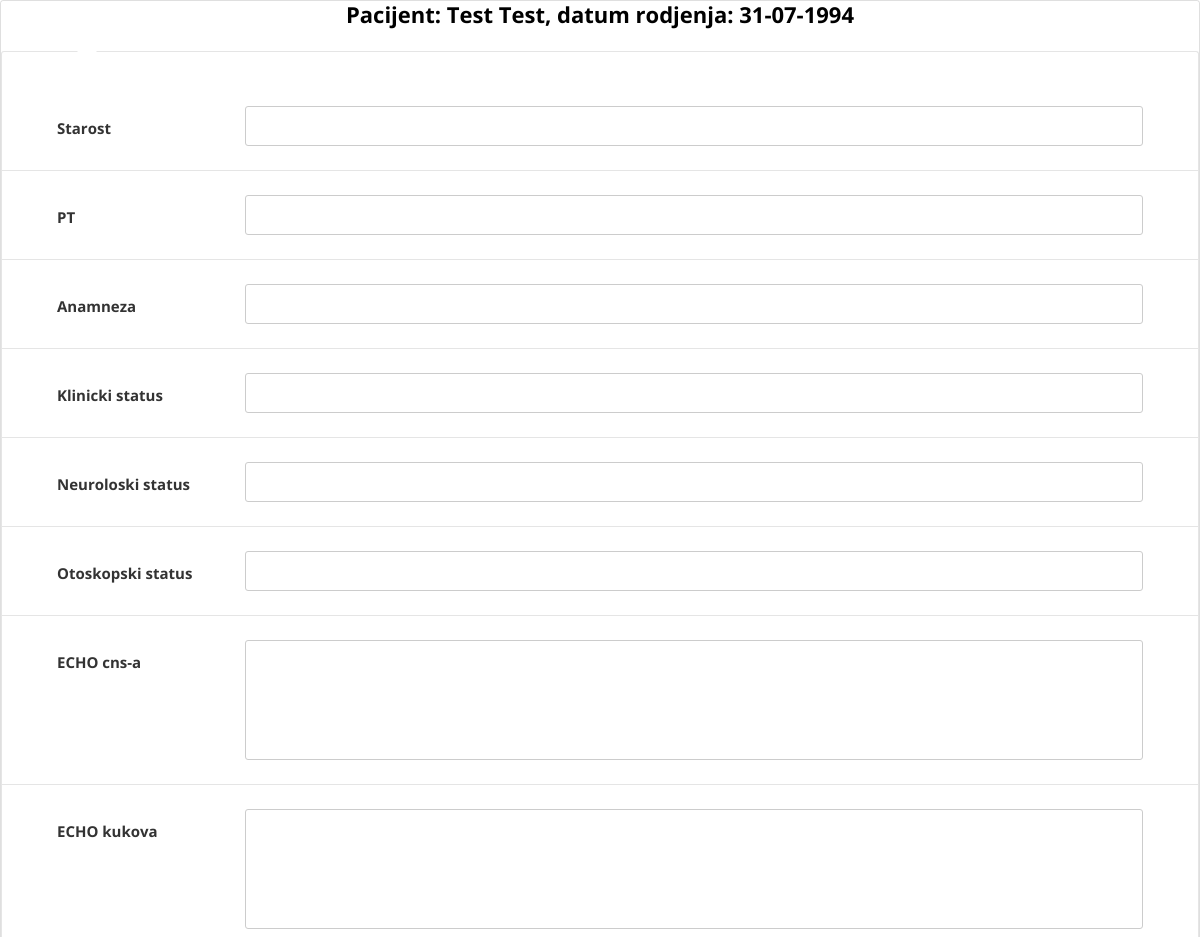
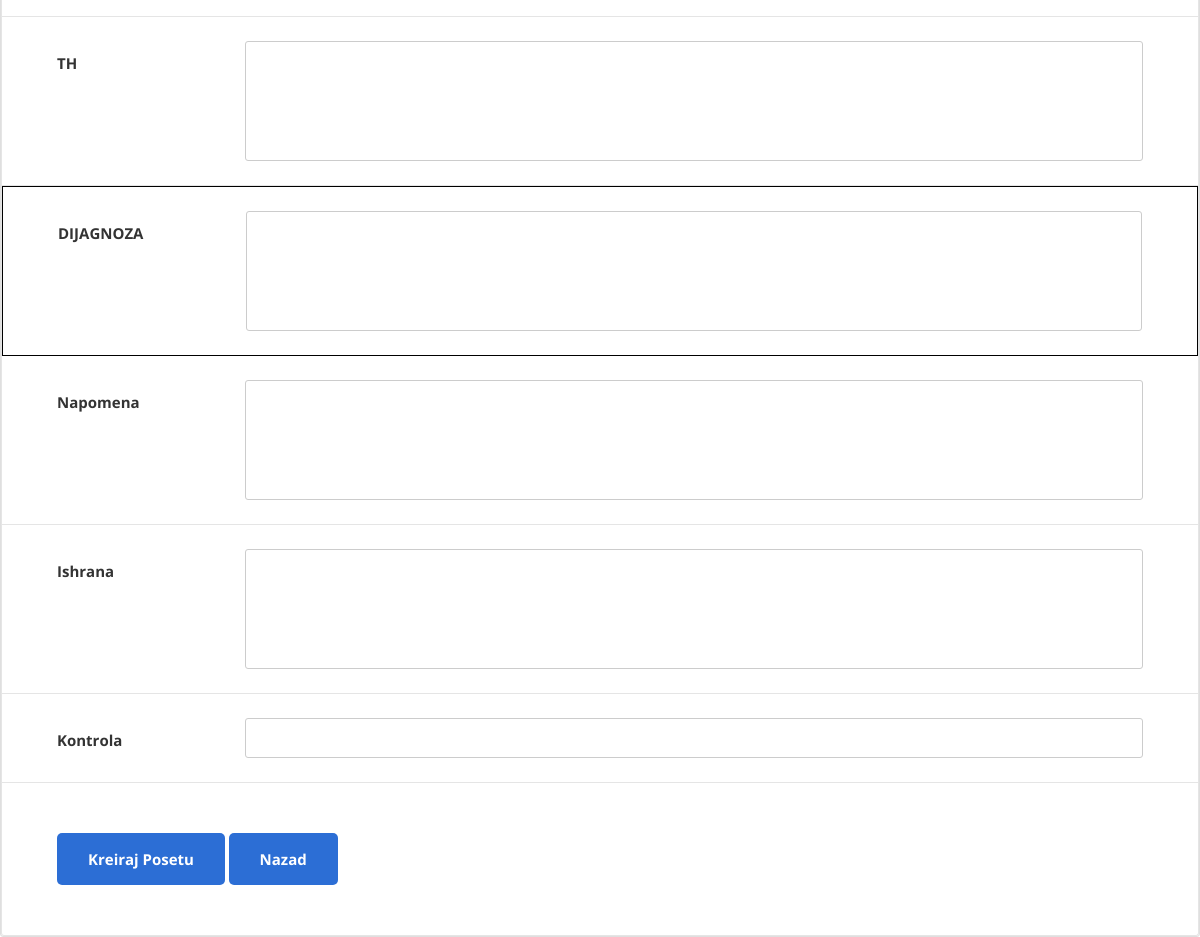
/novaPosetaSS.php?poseta=1, run on the app's committed database (2 pictures, top to bottom).
### tables this page shows
CREATE TABLE `pacijent` (
  `id_p` int(11) NOT NULL,
  `ime` varchar(255) NOT NULL,
  `prezime` varchar(255) NOT NULL,
  `datumRodjenja` date NOT NULL,
  `brojTelefona` varchar(30) NOT NULL,
  `adresa` varchar(50) NOT NULL,
  `ime_roditelja` varchar(250) NOT NULL
);

### novaPosetaSS.php (the view, shortened to what this page needs)
<?php
include "poseta.php";
if (isset($_GET['poseta'])) {
	$id_pacijenta_poseta = $_GET['poseta'];
	$upit="SELECT * FROM pacijent WHERE id_p=?";
	$stmt=$mysqli->prepare($upit);
	$stmt->bind_param("i",$id_pacijenta_poseta);
	$stmt->execute();
	$result=$stmt->get_result();
	$row=$result->fetch_assoc();
	$ime_pacijenta=$row['ime'];
	$prezime_pacijenta=$row['prezime'];
	$datum_pacijenta=$row['datumRodjenja'];
	$datum = date('d-m-Y',strtotime($datum_pacijenta));
}
?>
<!DOCTYPE html>
<html lang="en">
<head>
	<link href="library/bootstrap-5/bootstrap.min.css" rel="stylesheet" />
	<link href="css/maina.css" rel="stylesheet" media="all">
</head>
<body>
	<div class="page-wrapper">
		<div class="wrapper wrapper--w900">
			<div class="card card-6">
				<div class="card-heading">
					<h6 class="title" style="color:black; text-align:center; font-size:22px">Pacijent: <?php if (isset($ime_pacijenta) & isset($prezime_pacijenta) & isset($datum)) {
						echo $ime_pacijenta . " " . $prezime_pacijenta . ", datum rodjenja: " . $datum;
					} ?></h6>
				</div>
				<div class="card-body">
					<form method="POST" action="novaPosetaSS.php">
						<div class="form-row">
							<div class="name">Starost</div>
							<div class="value">
								<input class="input--style-6" type="text" name="starost">
							</div>
						</div>
						<div class="form-row">
							<div class="name">PT</div>
							<div class="value">
								<input class="input--style-6" type="text" name="pt">
							</div>
						</div>
						<div class="form-row">
							<div class="name">Anamneza</div>
							<div class="value">
								<input class="input--style-6" type="text" name="anamneza">
							</div>
						</div>
						<div class="form-row">
							<div class="name">Klinicki status</div>
							<div class="value">
								<input class="input--style-6" type="text" name="k_status">
							</div>
						</div>
						<div class="form-row">
							<div class="name">Neuroloski status</div>
							<div class="value">
								<input class="input--style-6" type="text" name="neuro_nal">
							</div>
						</div>
						<div class="form-row">
							<div class="name">Otoskopski status</div>
							<div class="value">
								<input class="input--style-6" type="text" name="otos_nal">
							</div>
						</div>
						<div class="form-row">
							<div class="name">ECHO cns-a</div>
							<div class="value">
								<div class="input-group">
									<textarea class="textarea--style-6" name="echo_cns" placeholder=""></textarea>
								</div>
							</div>
						</div>
						<div class="form-row">
							<div class="name">ECHO kukova</div>
							<div class="value">
								<div class="input-group">
									<textarea class="textarea--style-6" name="echo_kukova" placeholder=""></textarea>
								</div>
							</div>
						</div>
						<div class="form-row">
							<div class="name">TH</div>
							<div class="value">
								<div class="input-group">
									<textarea class="textarea--style-6" name="th" placeholder=""></textarea>
								</div>
							</div>
						</div>
						<div class="form-row" style="border:1px solid black;">
							<div class="name">DIJAGNOZA</div>
							<div class="value">
								<div class="input-group">
									<textarea class="textarea--style-6" name="pomocne_dg" placeholder=""></textarea>
								</div>
							</div>
							<br>
						</div>
						<div class="form-row">
							<div class="name">Napomena</div>
							<div class="value">
								<div class="input-group">
									<textarea class="textarea--style-6" name="napomena" placeholder=""></textarea>
								</div>
							</div>
						</div>
						<div class="form-row">
							<div class="name">Ishrana</div>
							<div class="value">
								<div class="input-group">
									<textarea class="textarea--style-6" name="ishrana" placeholder=""></textarea>
								</div>
							</div>
						</div>
						<div class="form-row">
							<div class="name">Kontrola</div>
							<div class="value">
								<input class="input--style-6" type="text" name="kontrola">
							</div>
						</div>
					</div>
					<div class="card-footer">
						<button class="btn btn--radius-2 btn--blue-2" name="kreiraj_posetu">Kreiraj posetu</button>
						<a href="doktor.php" class="btn btn--radius-2 btn--blue-2">Nazad</a>
					</div>
			</div>
		</div>
	</div>
</body>
</html>

### css/maina.css (style rules this page uses)
.form-row { display: -webkit-box; display: -webkit-flex; display: -moz-box; display: -ms-flexbox; display: flex; -webkit-flex-wrap: wrap; -ms-flex-wrap: wrap; flex-wrap: wrap; -webkit-box-align: start; -webkit-align-items: flex-start; -moz-box-align: start; -ms-flex-align: start; align-items: flex-start; padding: 24px 55px; border-bottom: 1px solid #e5e5e5; }
.form-row .name { width: 188px; color: #333; font-size: 15px; font-weight: 700; margin-top: 11px; }
.form-row .value { width: -webkit-calc(100% - 188px); width: -moz-calc(100% - 188px); width: calc(100% - 188px); }
html { -webkit-box-sizing: border-box; -moz-box-sizing: border-box; box-sizing: border-box; }
* { padding: 0; margin: 0; }
*, *:before, *:after { -webkit-box-sizing: inherit; -moz-box-sizing: inherit; box-sizing: inherit; }
body, h1, h2, h3, h4, h5, h6, blockquote, p, pre, dl, dd, ol, ul, figure, hr, fieldset, legend { margin: 0; padding: 0; }
button { outline: none; background: none; border: none; }
.page-wrapper { min-height: 100vh; }
body { font-family: "Open Sans", "Arial", "Helvetica Neue", sans-serif; font-weight: 400; font-size: 14px; }
h1, h2, h3, h4, h5, h6 { font-weight: 100; }
.wrapper { margin: 0 auto; }
.btn { display: inline-block; line-height: 50px; padding: 0 30px; -webkit-transition: all 0.4s ease; -o-transition: all 0.4s ease; -moz-transition: all 0.4s ease; transition: all 0.4s ease; cursor: pointer; font-size: 15px; text-transform: capitalize; font-weight: 700; color: #fff; font-family: inherit; }
.btn--radius-2 { -webkit-border-radius: 5px; -moz-border-radius: 5px; border-radius: 5px; }
.btn--blue-2 { background: #2c6ed5; }
input, textarea { outline: none; margin: 0; border: none; -webkit-box-shadow: none; -moz-box-shadow: none; box-shadow: none; width: 100%; font-size: 14px; font-family: inherit; }
textarea { resize: none; }
.input-group { position: relative; margin: 0; }
.input--style-6, .textarea--style-6 { background: transparent; line-height: 38px; border: 1px solid #cccccc; -webkit-border-radius: 3px; -moz-border-radius: 3px; border-radius: 3px; color: #666; font-size: 15px; -webkit-transition: all 0.4s ease; -o-transition: all 0.4s ease; -moz-transition: all 0.4s ease; transition: all 0.4s ease; padding: 0 20px; }
.textarea--style-6 { line-height: 1.2; min-height: 120px; padding: 10px 20px; }
.title { font-size: 36px; font-weight: 700; text-align: left; color: #fff; margin-bottom: 24px; }
.card { -webkit-border-radius: 3px; -moz-border-radius: 3px; border-radius: 3px; background: #fff; }
.card-6 { background: transparent; }
.card-6 .card-heading { background: transparent; }
.card-6 .card-body { background: #fff; position: relative; border: 1px solid #e5e5e5; border-bottom: none; padding: 30px 0; padding-bottom: 0; -webkit-border-top-left-radius: 3px; -moz-border-radius-topleft: 3px; border-top-left-radius: 3px; -webkit-border-top-right-radius: 3px; -moz-border-radius-topright: 3px; border-top-right-radius: 3px; }
.card-6 .card-body:before { bottom: 100%; left: 75px; border: solid transparent; content: ""; height: 0; width: 0; position: absolute; pointer-events: none; border-color: rgba(255, 255, 255, 0); border-bottom-color: #fff; border-width: 10px; }
.card-6 .card-footer { background: #fff; border: 1px solid #e5e5e5; border-top: none; -webkit-border-bottom-left-radius: 3px; -moz-border-radius-bottomleft: 3px; border-bottom-left-radius: 3px; -webkit-border-bottom-right-radius: 3px; -moz-border-radius-bottomright: 3px; border-bottom-right-radius: 3px; padding: 50px 55px; }

### data on the page
pacijent: ime "Test", prezime "Test", datumRodjenja "31-07-1994"
